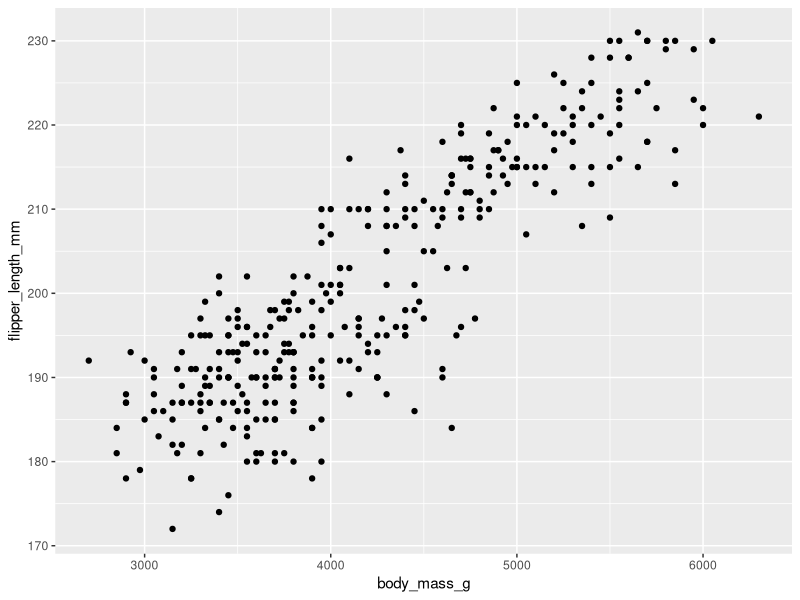
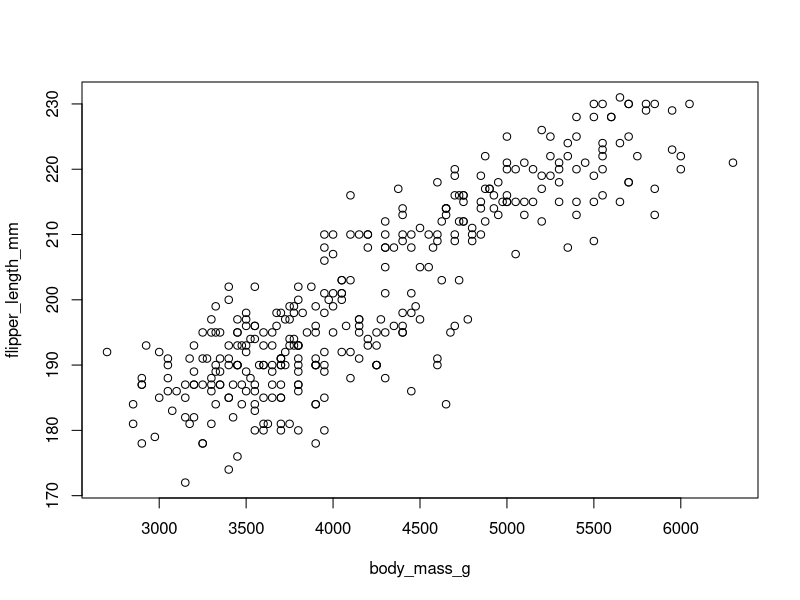
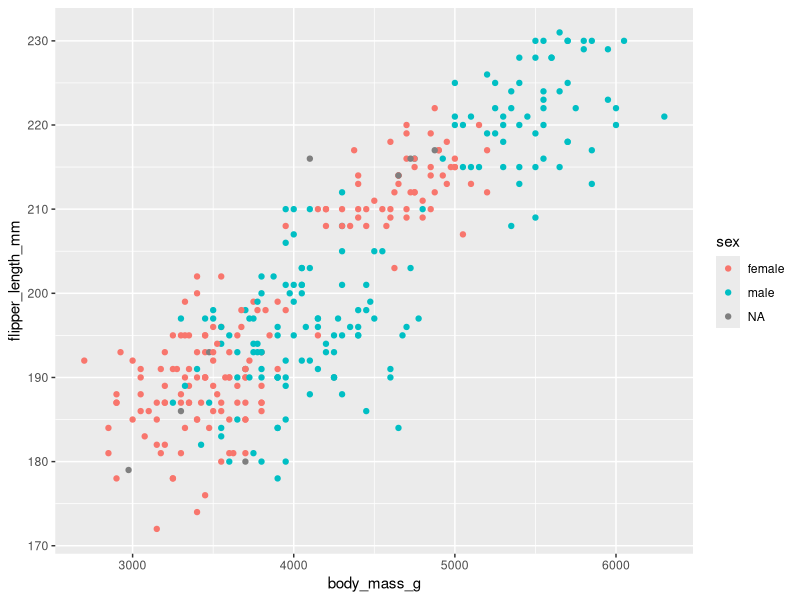
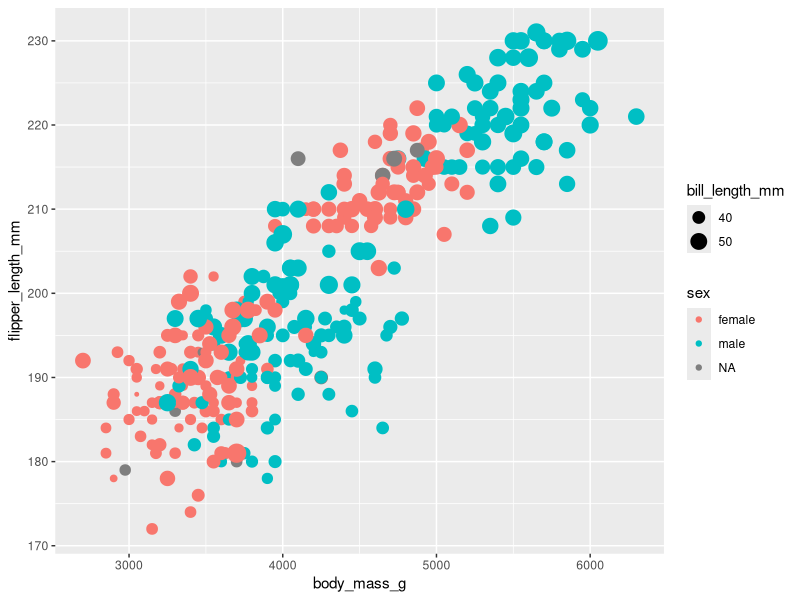
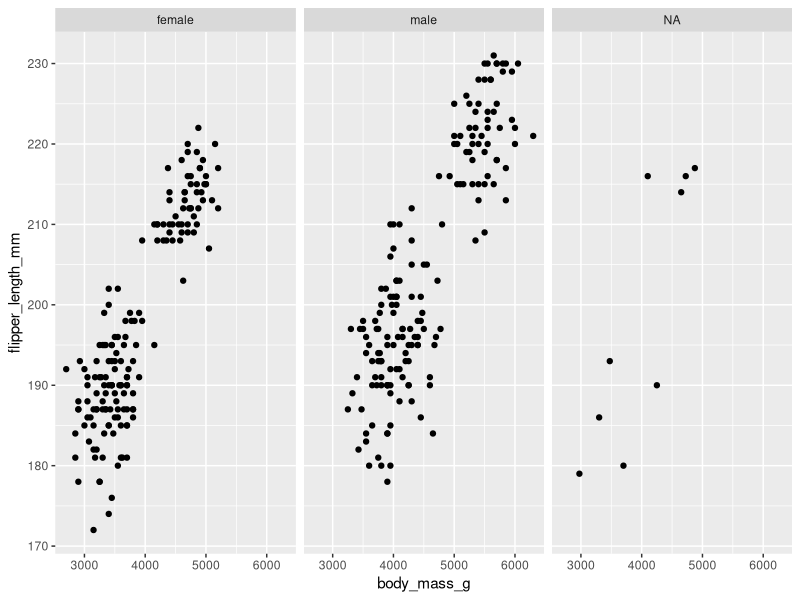
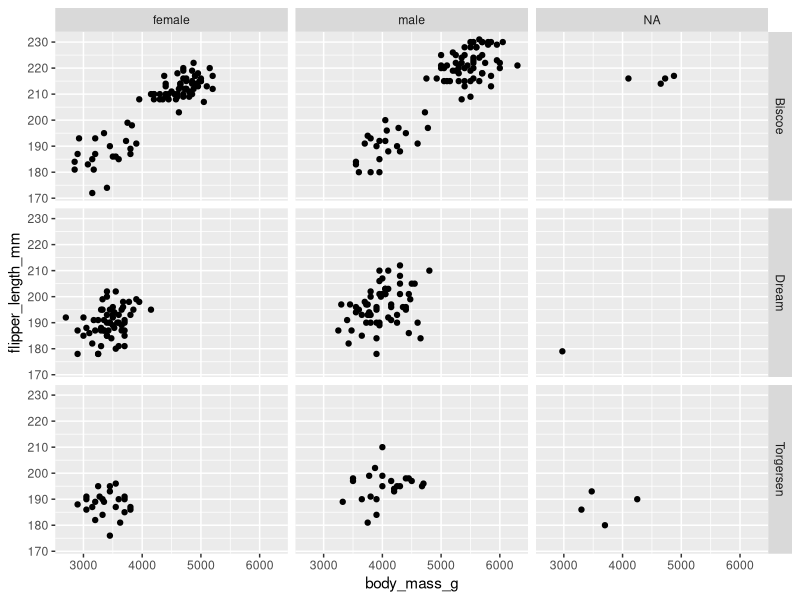
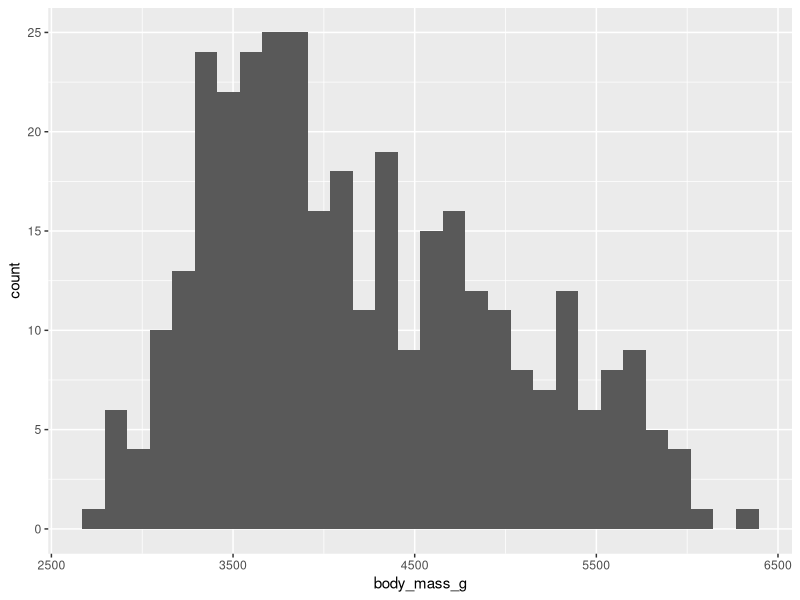
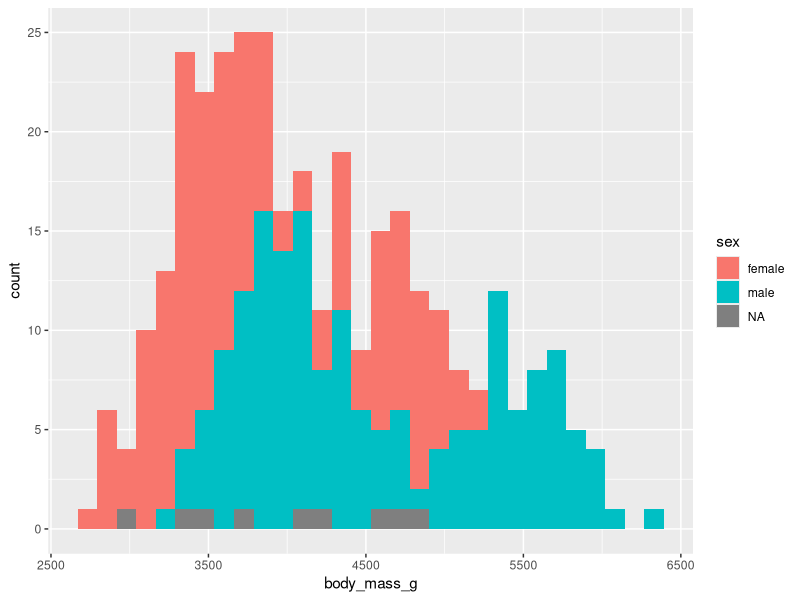

The R script that drew these images, in order:
## ---- chunk 1
## set some knitr options
library(knitr)
library(here)
# ## Figure settings, defaults to png files
opts_chunk$set(fig.align='center', fig.width = 16/4,
               fig.height = 9/4, fig.show = 'hold', par = TRUE,
               dev='png',
               dpi=72*4, out.width = "80%")

colorize <- function(x, color) {
  if (knitr::is_latex_output()) {
    sprintf("\\textcolor{%s}{%s}", color, x)
  } else if (knitr::is_html_output()) {
    sprintf("<span style='color: %s'>%s</span>", color,
      x)
  } else x
}

hl <- function(x) {
  colorize(x, color = "corals2")
}
## ---- chunk 2
library(tidyverse)
library(palmerpenguins)
## ---- chunk 3
penguins
## ---- chunk 4
str(penguins)
## ---- chunk 5
glimpse(penguins)
## ---- chunk 6
ggplot(data = penguins) +
    geom_point(mapping = aes(x = body_mass_g, y = flipper_length_mm))
## ---- chunk 7
plot(flipper_length_mm ~ body_mass_g, data = penguins)
## ---- chunk 8
ggplot(data = penguins) +
    geom_point(mapping = aes(x = body_mass_g, y = flipper_length_mm,
                             color = sex))
## ---- chunk 9
ggplot(data = penguins) +
    geom_point(mapping = aes(x = body_mass_g, y = flipper_length_mm,
                             color = sex, size = bill_length_mm))
## ---- chunk 10
ggplot(data = penguins) +
    geom_point(mapping = aes(x = body_mass_g, y = flipper_length_mm)) +
    facet_wrap(~ sex)
## ---- chunk 11
ggplot(data = penguins) +
    geom_point(mapping = aes(x = body_mass_g, y = flipper_length_mm)) +
    facet_grid(island ~ sex)
## ---- chunk 12
ggplot(data = penguins) +
    geom_histogram(mapping = aes(x = body_mass_g))
## ---- chunk 13
## what happens if you use color = sex?
ggplot(data = penguins) +
    geom_histogram(mapping = aes(x = body_mass_g, fill = sex)) 
## ---- chunk 14
## smooth over the density
ggplot(data = penguins) +
    geom_violin(mapping = aes(y = body_mass_g, x = sex)) 
## ---- chunk 15
## what happens if you use color = sex?
ggplot(data = penguins) +
    geom_boxplot(mapping = aes(x = body_mass_g, fill = sex)) 
## ---- chunk 16
ggplot(data = penguins) +
    geom_point(mapping = aes(x = body_mass_g, y = flipper_length_mm)) +
    geom_smooth(mapping = aes(x = body_mass_g, y = flipper_length_mm))
## ---- chunk 17
ggplot(data = penguins) +
    geom_point(mapping = aes(x = body_mass_g, y = flipper_length_mm,
                             color = sex)) +
    geom_smooth(mapping = aes(x = body_mass_g, y = flipper_length_mm, 
                              fill = sex, color = sex))
## ---- chunk 18
ggplot(data = penguins,
       mapping = aes(x = body_mass_g, y = flipper_length_mm, color = sex)) +
    geom_point() +
    geom_smooth(mapping = aes(fill = sex))
## ---- chunk 19
data("starwars")
glimpse(starwars)
## ---- chunk 20
ggplot(data = starwars, mapping = aes(x = sex)) +
  geom_bar()
## ---- chunk 21
ggplot(data = starwars, mapping = aes(x = sex)) +
  stat_count()
## ---- chunk 22
ggplot(data = starwars, mapping = aes(x = sex)) +
  geom_bar(stat = "count")
## ---- chunk 23
ggplot(data = starwars, mapping = aes(x = sex, y = stat(prop), group = 1)) +
  geom_bar()
## ---- chunk 24
ggplot(data = starwars, aes(x = sex, y = height)) +
  stat_summary(
    fun.min = min,
    fun.max = max,
    fun     = mean
  )
## ---- chunk 25
ggplot(data = starwars, aes(x = sex, y = height)) +
  stat_summary(
    fun.min = function(z) quantile(z, prob = 0.1),
    fun.max = function(z) quantile(z, prob = 0.9),
    fun     = median
  )
## ---- chunk 26
ggplot(data = penguins, aes(x = body_mass_g, y = flipper_length_mm)) +
    geom_hex()
## ---- chunk 27
ggplot(penguins, aes(x = species)) +
  geom_bar()
## ---- chunk 28
ggplot(penguins, aes(x = species, fill = island)) +
  geom_bar()
## ---- chunk 29
ggplot(penguins, aes(x = species, fill = island)) +
  geom_bar()
## ---- chunk 30
ggplot(penguins, aes(x = species, fill = island)) +
  geom_bar(position = "fill")
## ---- chunk 31
ggplot(penguins, aes(x = species, fill = island)) +
  geom_bar()
## ---- chunk 32
ggplot(penguins, aes(x = species, fill = island)) +
  geom_bar(position = "identity", alpha = 0.5)
## ---- chunk 33
ggplot(penguins, aes(x = species, fill = island)) +
  geom_bar()
## ---- chunk 34
ggplot(penguins, aes(x = species, fill = island)) +
  geom_bar(position = "dodge")
## ---- chunk 35
glimpse(mpg)
## ---- chunk 36
ggplot(mpg, aes(x = displ, y = hwy)) +
  geom_point()
## ---- chunk 37
ggplot(mpg, aes(x = displ, y = hwy)) +
  geom_point(position = "jitter")
## ---- chunk 38
ggplot(mpg, aes(x = trans, y = hwy)) +
  geom_boxplot() +
  geom_point()
## ---- chunk 39
ggplot(mpg, aes(x = trans, y = hwy)) +
  geom_boxplot() +
  geom_point(position = "jitter")
## ---- chunk 40
str(diamonds)
## ---- chunk 41
ggplot(diamonds, aes(x = price)) +
  geom_histogram()
## ---- chunk 42
ggplot(diamonds, aes(x = price)) +
  geom_density()
## ---- chunk 43
ggplot(diamonds, aes(x = cut, y = price)) +
  geom_boxplot()
## ---- chunk 44
ggplot(diamonds, aes(x = cut, y = price)) +
  geom_violin()
## ---- chunk 45
mean(penguins$bill_length_mm)
mean(penguins$bill_length_mm, na.rm = TRUE)
## ---- chunk 46
ggplot(penguins, aes(y = bill_length_mm)) +
  geom_boxplot()
## ---- chunk 47
ggplot(penguins, aes(y = bill_length_mm)) +
  geom_boxplot(na.rm = TRUE)
## ---- chunk 48
airquality %>%
  ggplot(aes(x = factor(Month), y = Ozone)) +
  geom_boxplot()
## ---- chunk 49
airquality %>%
  mutate(missing_ozone = is.na(Ozone)) %>%
  ggplot(aes(fill = missing_ozone, x = Month)) +
  geom_density(alpha = 0.5)
## ---- chunk 50
ggplot(penguins, aes(x = bill_length_mm, y = bill_depth_mm)) +
  geom_point() +
  stat_smooth(method = "lm")
## ---- chunk 51
ggplot(penguins, aes(x = bill_length_mm, y = bill_depth_mm, color = sex)) +
  geom_point() +
  stat_smooth(method = "lm")
## ---- chunk 52
ggplot(penguins, aes(x = bill_length_mm, y = bill_depth_mm, color = species)) +
  geom_point() +
  stat_smooth(method = "lm")
## ---- chunk 53
ggplot(penguins, aes(x = bill_length_mm, y = bill_depth_mm, color = species)) +
  geom_point() +
  facet_wrap(~ sex) +
  stat_smooth(method = "lm")
## ---- chunk 54
penguins %>%
  select(species, body_mass_g, ends_with("_mm")) %>%
  GGally::ggpairs(aes(color = species)) +
  scale_colour_manual(values = c("darkorange", "purple", "cyan4")) +
  scale_fill_manual(values = c("darkorange", "purple", "cyan4"))
